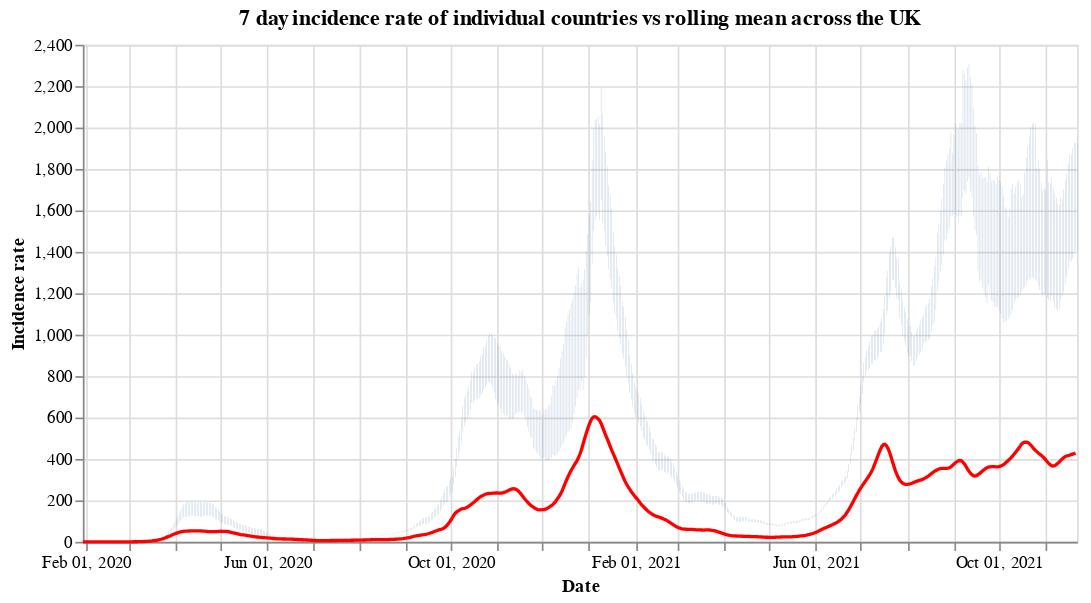

Notebook source saved alongside this figure:
### Code cell
#collapse
countries = uk_cases['areaName'].unique()
countries.sort()

selection = alt.selection_single(
    name='Select',
    fields=['areaName'],
    init={'areaName': 'Wales'},
    bind={'areaName': alt.binding_select(options=countries)}
)

# scatter plot, modify opacity based on selection
bars = alt.Chart(uk_cases).mark_bar().add_selection(
    selection
).encode(
    x=alt.X("yearmonthdate(date):T", axis=alt.Axis(title='Date')),
    y=alt.Y("weeklyCasesRate:Q", axis=alt.Axis(title='Incidence rate')),
    tooltip='weeklyCasesRate:Q',
    opacity=alt.condition(selection, alt.value(1), alt.value(0))
).properties(title=f'7 day incidence rate of individual countries vs rolling mean across the UK', width=600)

line = alt.Chart(overview_cases).mark_line(
    color='red',
    size=2,
).transform_window(
    rolling_mean='mean(weeklyCasesRate)',
    frame=[0, 7]
).encode(
    x='yearmonthdate(date):T',
    y='rolling_mean:Q'
)

alt.layer(bars, line)

### Figure 1 — Vega-Lite specification as saved in the notebook (floating-point values rounded to 4 significant figures; data arrays with more than 128 entries replaced by an {"elided": "..."} marker saying what was removed)
{"config": {"view": {"continuousWidth": 400, "continuousHeight": 300}}, "layer": [{"data": {"name": "data-6f61ee2bd0a2ca970b2328c00b195537"}, "mark": "bar", "encoding": {"opacity": {"condition": {"value": 1, "selection": "Select"}, "value": 0}, "tooltip": {"type": "quantitative", "field": "weeklyCasesRate"}, "x": {"type": "temporal", "axis": {"title": "Date"}, "field": "date", "timeUnit": "yearmonthdate"}, "y": {"type": "quantitative", "axis": {"title": "Incidence rate"}, "field": "weeklyCasesRate"}}, "selection": {"Select": {"type": "single", "fields": ["areaName"], "init": {"areaName": "Wales"}, "bind": {"areaName": {"input": "select", "options": ["England", "Northern Ireland", "Scotland", "Wales"]}}}}, "title": "7 day incidence rate of individual countries vs rolling mean across the UK", "width": 600}, {"data": {"name": "data-8fa05f796fc8c709eef548100da0a0a8"}, "mark": {"type": "line", "color": "red", "size": 2}, "encoding": {"x": {"type": "temporal", "field": "date", "timeUnit": "yearmonthdate"}, "y": {"type": "quantitative", "field": "rolling_mean"}}, "transform": [{"window": [{"op": "mean", "field": "weeklyCasesRate", "as": "rolling_mean"}], "frame": [0, 7]}]}], "$schema": "https://vega.github.io/schema/vega-lite/v4.8.1.json", "datasets": {"data-6f61ee2bd0a2ca970b2328c00b195537": {"elided": "2556 records"}, "data-8fa05f796fc8c709eef548100da0a0a8": {"elided": "662 records"}}}
